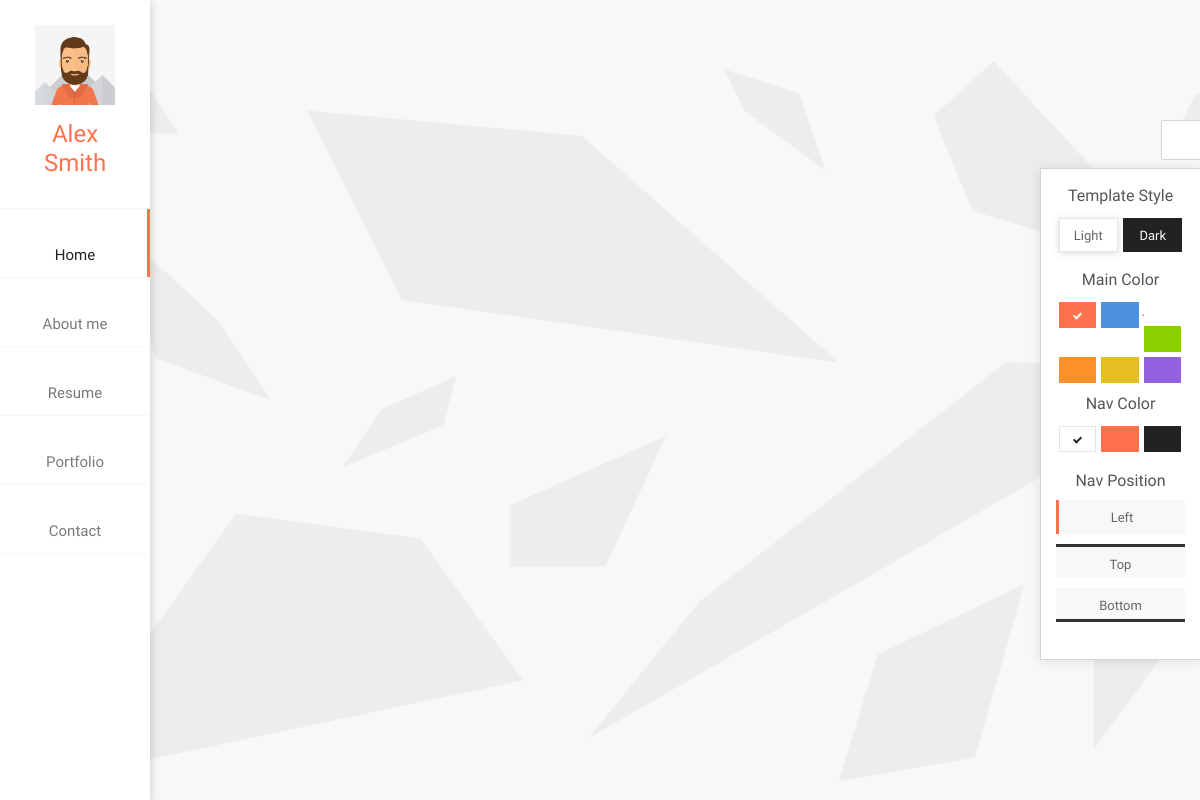
Before: / with the older database file.
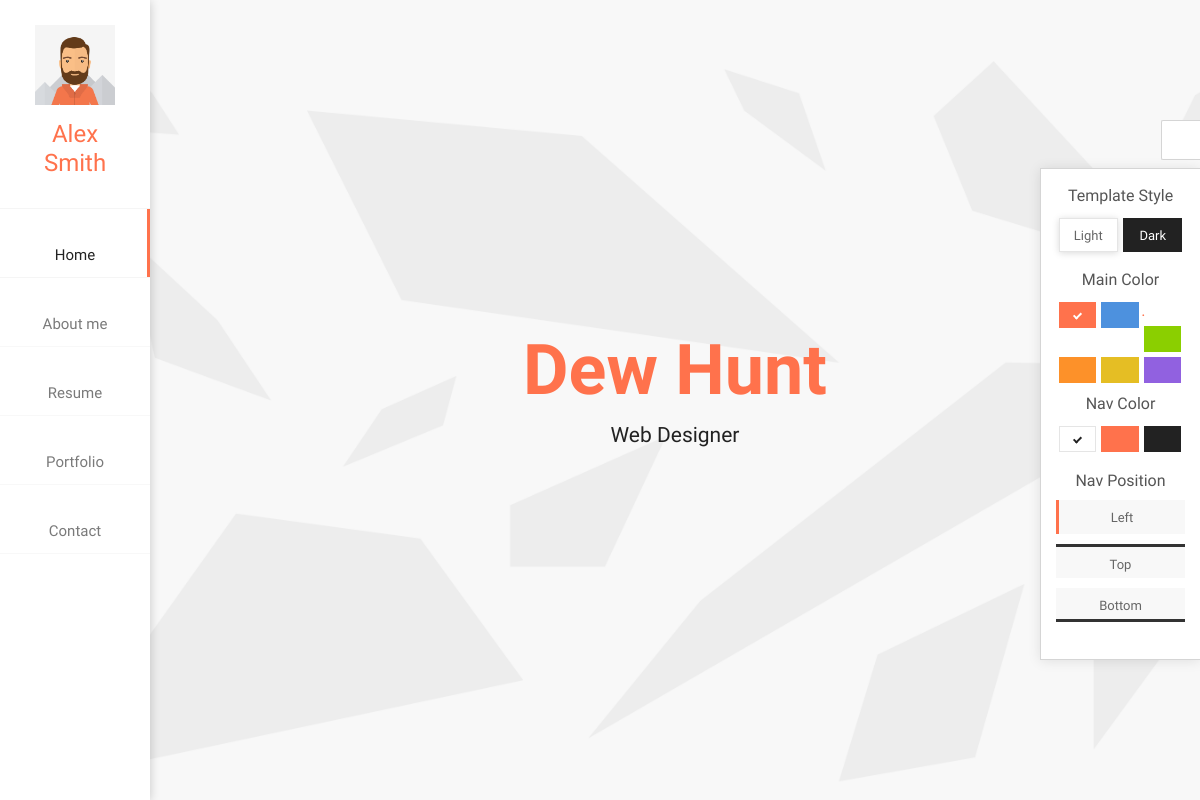
After: the same page with the newer database file.
### tables this page shows
CREATE TABLE `tbl_home` (
  `Id` int(11) NOT NULL,
  `Name` varchar(200) NOT NULL,
  `Display` tinyint(3) NOT NULL,
  `CreateBy` int(11) NOT NULL,
  `CreateDateTime` datetime NOT NULL,
  `UpdateBy` int(11) NOT NULL,
  `UpdateDateTime` datetime NOT NULL,
  `DeleteBy` int(11) NOT NULL,
  `DeleteDateTime` datetime NOT NULL,
  `Status` tinyint(3) NOT NULL DEFAULT '1'
);

CREATE TABLE `tbl_home_designation` (
  `Id` int(11) NOT NULL,
  `Designation` varchar(300) NOT NULL,
  `Display` tinyint(3) NOT NULL,
  `CreateBy` int(11) NOT NULL,
  `CreateDateTime` datetime NOT NULL,
  `UpdateBy` int(11) NOT NULL,
  `UpdateDateTime` datetime NOT NULL,
  `DeleteBy` int(11) NOT NULL,
  `DeleteDateTime` datetime NOT NULL,
  `Status` tinyint(4) NOT NULL DEFAULT '1'
);

### application/controllers/DewHunt.php (called while the page is built, shortened)
<?php
	class DewHunt extends CI_Controller
	{
		public function __construct()
		{
			$this->load->model('DewHuntModel');
		}
		public function index()
		{
			$data = array(
				'serviceInfo' => $this->DewHuntModel->ServiceInfo(),
				'homeInfo' => $this->DewHuntModel->HomeInfo(),
				'homeDesignationInfo' => $this->DewHuntModel->HomeDesignationInfo(),
			);
			$this->load->view('web2/include/header');
			$this->load->view('web2/include/main-body',$data);
			$this->load->view('web2/include/footer');
		}
	}
?>

### index.php (called while the page is built, shortened)
<?php
require_once BASEPATH.'core/CodeIgniter.php';

### application/models/DewHuntModel.php (called while the page is built, shortened)
<?php
	class DewHuntModel extends CI_Model
	{
		public function HomeInfo()
		{
			$sql = "SELECT * FROM tbl_home WHERE Status = 1 AND Display = 1";
			$query = $this->db->query($sql)->row();
			return $query;
		}
		public function HomeDesignationInfo()
		{
			$sql = "SELECT * FROM tbl_home_designation WHERE Status = 1 AND Display = 1";
			$query = $this->db->query($sql)->result();
			return $query;
		}
	}
?>

### application/views/web2/include/main-body.php (the view, shortened to what this page needs)
<body>
	<div id="page" class="page">
		<header id="site_header" class="header mobile-menu-hide header-color-light">
			<div class="my-photo tilt-effect">
				<img src="<?= base_url(); ?>assets/web2/images/photo.png" alt="image">
			</div>
			<div class="site-title-block"><h1 class="site-title">Alex Smith</h1></div>
			<div class="site-nav">
				<ul id="nav" class="site-main-menu">
					<li>
						<a class="pt-trigger" href="#home" data-animation="21">
							<i class="menu-icon pe-7s-icon pe-7s-home"></i>Home
						</a>
					</li>
					<li>
						<a class="pt-trigger" href="#about_me" data-animation="17">
							<i class="menu-icon pe-7s-icon pe-7s-user"></i>About me
						</a>
					</li>
					<li>
						<a class="pt-trigger" href="#resume" data-animation="18">
							<i class="menu-icon pe-7s-icon pe-7s-id"></i>Resume
						</a>
					</li>
					<li>
						<a class="pt-trigger" href="#portfolio" data-animation="19">
							<i class="menu-icon pe-7s-icon pe-7s-portfolio"></i>Portfolio
						</a>
					</li>
					<li>
						<a class="pt-trigger" href="#contact" data-animation="20">
							<i class="menu-icon pe-7s-icon pe-7s-mail"></i>Contact
						</a>
					</li>
					</ul>
			</div>
		</header>
		<div id="main" class="site-main">
			<div class="pt-wrapper" style="background-image: url(images/bg.png);">
				<div class="subpages">
					<section class="pt-page pt-page-1 section-without-bg section-paddings-0 table" data-id="home">
						<div class="section-inner">
							<div class="home-page-block">
								<h2><?= $homeInfo->Name; ?></h2>
								<div class="owl-carousel text-rotation">
									<?php
										foreach ($homeDesignationInfo as $value)
										{
									?>
										<div class="item">
											<p class="home-page-description">
												<?= $value->Designation; ?>
											</p>
										</div>
									<?php
										}
									?>
								</div>
							</div>
						</div>
					</section>
				</div>
			</div>
		</div>
	</div>
	<a id="lm_demo_panel_switcher" class="lm-demo-panel-switcher right">
		<i class="fa fa-gear"></i>
	</a>
	<div id="lm_demo_panel" class="lm-demo-panel right panel-color-red active">
		<div class="demo-panel-title">Template Style</div>
		<div id="t_style" class="demo-panel-options">
			<a class="current-t-style t-style-switcher" data-id="template-style-light">
				<div class="preview w-border t-style t-style-light">Light</div>
			</a>
			<a class="t-style-switcher" data-id="template-style-dark">
				<div class="preview t-style t-style-dark">Dark</div>
			</a>
		</div>
		<div class="demo-panel-title">Main Color</div>
		<div id="main_color" class="demo-panel-options">
			<a data-id="red" class="current-main-color">
				<div class="preview color-1">&nbsp;</div>
			</a>
			<a data-id="blue">.
				<div class="preview color-2">&nbsp;</div>
			</a>
			<a data-id="green">
				<div class="preview color-3">&nbsp;</div>
			</a>
			<a data-id="orange">
				<div class="preview color-4">&nbsp;</div>
			</a>
			<a data-id="yellow">
				<div class="preview color-5">&nbsp;</div>
			</a>
			<a data-id="violet">
				<div class="preview color-6">&nbsp;</div>
			</a>
		</div>
		<div class="demo-panel-title">Nav Color</div>
		<div id="header_color" class="demo-panel-options">
			<a class="current-h-color inverse h-color-switcher" data-id="header-color-light">
				<div class="preview h-color h-color-1 w-border">&nbsp;</div>
			</a>
			<a class="h-color-switcher" data-id="header-color-main">
				<div class="preview h-color h-color-2">&nbsp;</div>
			</a>
			<a class="h-color-switcher" data-id="header-color-dark">
				<div class="preview h-color h-color-3">&nbsp;</div>
			</a>
		</div>
		<div class="demo-panel-title mobile-hidden">Nav Position</div>
		<div id="header_position" class="demo-panel-options mobile-hidden">
			<a class="current-layout layout-switcher" data-id="layout-menu-left">
				<div class="preview layout left">Left</div>
			</a>
			<a class="layout-switcher" data-id="layout-menu-top">
				<div class="preview layout top">Top</div>
			</a>
			<a class="layout-switcher" data-id="layout-menu-bottom">
				<div class="preview layout bottom">Bottom</div>
			</a>
		</div>
	</div>

### application/third_party/MX/Loader.php (shortened to what this page needs)
<?php (defined('BASEPATH')) OR exit('No direct script access allowed');
class MX_Loader extends CI_Loader
{
	public $_ci_cached_vars = array();
	public function view($view, $vars = array(), $return = FALSE)
	{
		if (method_exists($this, '_ci_object_to_array'))
		{
			return $this->_ci_load(array('_ci_view' => $view, '_ci_vars' => $this->_ci_object_to_array($vars), '_ci_return' => $return));
		}
		else
		{
			return $this->_ci_load(array('_ci_view' => $view, '_ci_vars' => $this->_ci_prepare_view_vars($vars), '_ci_return' => $return));
		}
	}
	public function _ci_load($_ci_data)
	{
		extract($_ci_data);
		if (isset($_ci_view))
		{
			$_ci_path = '';
			$_ci_file = (pathinfo($_ci_view, PATHINFO_EXTENSION)) ? $_ci_view : $_ci_view.EXT;
			foreach ($this->_ci_view_paths as $path => $cascade)
			{
				if (file_exists($view = $path.$_ci_file))
				{
					$_ci_path = $view;
					break;
				}
			}
		}
		elseif (isset($_ci_path))
		{
			$_ci_file = basename($_ci_path);
			if( ! file_exists($_ci_path)) $_ci_path = '';
		}
		if (isset($_ci_vars))
			$this->_ci_cached_vars = array_merge($this->_ci_cached_vars, (array) $_ci_vars);
		extract($this->_ci_cached_vars);
		if ((bool) @ini_get('short_open_tag') === FALSE && CI::$APP->config->item('rewrite_short_tags') == TRUE)
		{
			echo eval('?>'.preg_replace("/;*\s*\?>/", "; ?>", str_replace('<?=', '<?php echo ', file_get_contents($_ci_path))));
		}
		else
		{
			include($_ci_path);
		}
	}
}

### application/views/web2/include/header.php (shortened to what this page needs)
<!DOCTYPE html>
<html lang="en" class="no-js">
	<head>
		<link rel="stylesheet" href="<?= base_url(); ?>assets/web2/css/bootstrap.css" type="text/css">
		<link rel="stylesheet" href="<?= base_url(); ?>assets/web2/css/normalize.css" type="text/css">
		<link rel="stylesheet" href="<?= base_url(); ?>assets/web2/css/animate.css" type="text/css">
		<link rel="stylesheet" href="<?= base_url(); ?>assets/web2/css/transition-animations.css" type="text/css">
		<link rel="stylesheet" href="<?= base_url(); ?>assets/web2/css/jquery.mCustomScrollbar.min.css" type="text/css">
		<link rel="stylesheet" href="<?= base_url(); ?>assets/web2/css/owl.carousel.css" type="text/css">
		<link rel="stylesheet" href="<?= base_url(); ?>assets/web2/css/magnific-popup.css" type="text/css">
		<link rel="stylesheet" href="<?= base_url(); ?>assets/web2/css/main-red.css" type="text/css">
		<link rel="stylesheet" href="<?= base_url(); ?>assets/web2/preview/lmpixels-demo-panel.css" type="text/css">
	</head>

### application/views/web2/include/footer.php (shortened to what this page needs)
	</body>
</html>

### assets/web2/preview/lmpixels-demo-panel.css (style rules this page uses)
a.lm-demo-panel-switcher { position: fixed; background-color: #fff; font-size: 18px; line-height: 1em; text-decoration: none; color: #fff; padding: 10px 12px; top: 120px; border: 1px solid #d5d5d5; z-index:100; outline: 0; cursor: pointer; -webkit-transition: all 0.2s linear; -moz-transition: all 0.2s linear; -o-transition: all 0.2s linear; transition: all 0.2s linear; -webkit-transform: translateZ(0); -moz-transform: translateZ(0); -ms-transform: translateZ(0); -o-transform: translateZ(0); transform: translateZ(0); }
a.lm-demo-panel-switcher i { color: #222; -webkit-transition: all 0.3s ease-in-out; -moz-transition: all 0.3s ease-in-out; transition: all 0.3s ease-in-out; }
a.lm-demo-panel-switcher.right { right: 0; border-right: 0; border-bottom-left-radius: 2px; border-top-left-radius: 2px; -moz-border-radius-bottomleft: 2px; -moz-border-radius-topleft: 2px; -webkit-border-bottom-left-radius:2px; -webkit-border-top-left-radius: 2px; }
.lm-demo-panel { display: block; position: fixed; top: 168px; max-height: calc(100% - 168px); overflow: auto; opacity: 0; visibility: hidden; background: #fff; width: 160px; height: auto; z-index:1999; padding: 15px 15px 20px; border: 1px solid #d5d5d5; -webkit-box-shadow: 0 1px 12px rgba(0,0,0,0.1); -moz-box-shadow: 0 1px 12px rgba(0,0,0,0.1); box-shadow: 0 1px 12px rgba(0,0,0,0.1); -webkit-transition: all 0.3s ease-in-out; -moz-transition: all 0.3s ease-in-out; -o-transition: all 0.3s ease-in-out; transition: all 0.3s ease-in-out; }
.lm-demo-panel.right { right: 0; margin-right: -160px; border-right: 0; }
.lm-demo-panel.left.active, .lm-demo-panel.right.active { margin-left: 0; margin-right: 0; opacity: 1; visibility: visible; -webkit-transition: all 0.3s ease-in-out; -moz-transition: all 0.3s ease-in-out; -o-transition: all 0.3s ease-in-out; transition: all 0.3s ease-in-out; }
.lm-demo-panel .demo-panel-title { display: block; font-size: 16px; text-align: center; color: inherit; margin-bottom: 7px; }
.demo-panel-options { display: inline-block; width: 100%; margin-bottom: 7px; }
.demo-panel-options a { cursor: pointer; }
.lm-demo-panel .preview { position: relative; float: left; width: 29%; height: 29%; margin: 2%; padding: 1px; }
.lm-demo-panel .preview.w-border { outline: 1px solid #e5e5e5; outline-offset: -1px; }
.lm-demo-panel .current-main-color .preview:after, .lm-demo-panel .current-h-color .preview:after { position: absolute; display:inline-block; left: 50%; top: 50%; margin-top: -4px; margin-left: -2px; content: ''; display: block; width: 5px; height: 8px; border: solid #fff; border-width: 0 2px 2px 0; -webkit-transform: rotate(45deg); transform: rotate(45deg); }
.lm-demo-panel .current-main-color.inverse .preview:after, .lm-demo-panel .current-h-color.inverse .preview:after { border-color: #222; }
.lm-demo-panel .current-t-style .preview { -webkit-box-shadow: 0 1px 7px rgba(0,0,0,0.15); -moz-box-shadow: 0 1px 7px rgba(0,0,0,0.15); box-shadow: 0 1px 7px rgba(0,0,0,0.15); }
.lm-demo-panel a.layout-switcher { display: block; cursor: pointer; }
.lm-demo-panel .preview.layout { display: block; float: none; width: 100%; height: 34px; line-height: 34px; font-size: 13px; color: #666; background-color: #f8f8f8; margin: 0 0 10px; text-align: center; }
.lm-demo-panel .preview.layout.left { border-left: 3px solid #333; }
.lm-demo-panel .preview.layout.top { border-top: 3px solid #333; }
.lm-demo-panel .preview.layout.bottom { border-bottom: 3px solid #333; }
.lm-demo-panel .current-layout .preview.layout, .lm-demo-panel .layout-switcher:hover .preview.layout { border-color: #ff724c; }
.lm-demo-panel .t-style { width: 46%; height: 34px; line-height: 34px; font-size: 13px; color: #666; text-align: center; }
.color-1 { background: #ff724c; }
.color-2 { background: #4d91de; }
.color-3 { background: #8bcf00; }
.color-4 { background: #fd9129; }
.color-5 { background: #e5be24; }
.color-6 { background: #9161e0; }
.preview.h-color-1 { background: #fff; }
.preview.h-color-2 { background: #ff724c; }
.preview.h-color-3 { background: #222; }
.panel-color-red .preview.h-color-2 { background: #ff724c; }
.preview.t-style-light { background-color: #fff; }
.preview.t-style-dark { background-color: #222; color: #fff; }

### assets/web2/css/transition-animations.css (style rules this page uses)
.pt-page-scaleUpDown { -webkit-animation: scaleUpDown .5s ease both; animation: scaleUpDown .5s ease both; }
.pt-page-delay300 { -webkit-animation-delay: .3s; animation-delay: .3s; }

Changed rows visible on the page:
added tbl_home: Name "Dew Hunt"
added tbl_home_designation: Designation "Web Designer"
